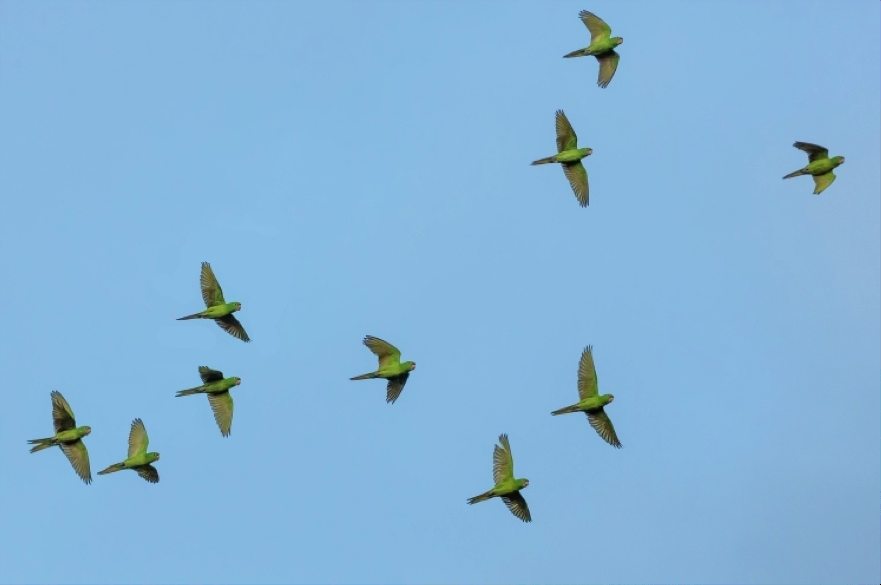
#> input picture images/sky.png, 881 x 585 px
$ jupyter execute template_matching.ipynb   (older library calls are emulated)
#> lines starting #> are read from the running program, lines starting #| are printed output that depends on the picture
# Template matching metrics and non-maxima supression

<p>This notebook compares the performane of the template matching metrics

<small>Author: Fernando Carlos López Hernández</small>

[cell 1]
import cv2
import numpy as np
import matplotlib.pyplot as plt

def draw_square(I, center, size):
    top_left = (center[0]-size[0]//2, center[1]-size[1]//2)
    bottom_right = (center[0]+size[0]//2, center[1]+size[1]//2)
    cv2.rectangle(I, top_left, bottom_right, (255,0,0), 8)

Load the search image and template in grayscale

[cell 2]
I = cv2.imread('images/sky.png', cv2.IMREAD_GRAYSCALE)
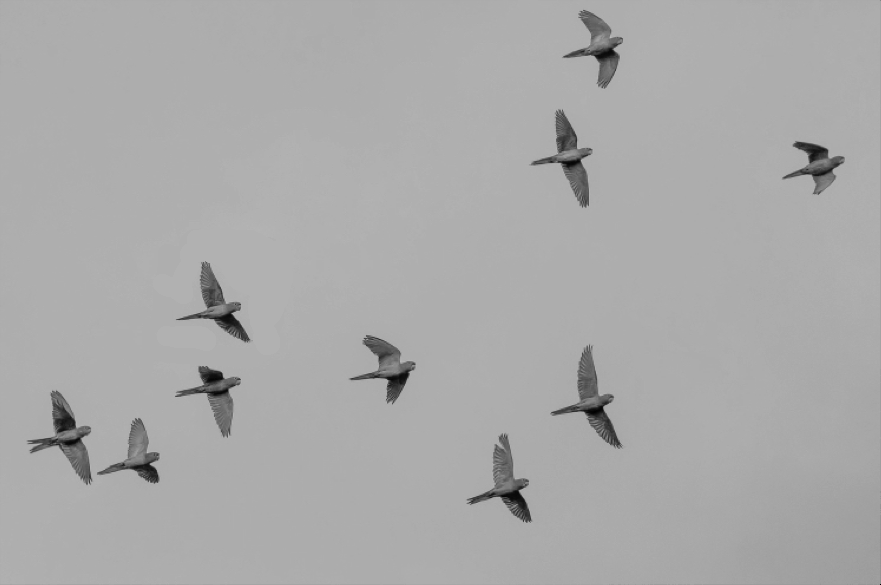
#> I: shape (585, 881); min 0, max 191, mean 169.6
T = cv2.imread('images/bird.png', cv2.IMREAD_GRAYSCALE)
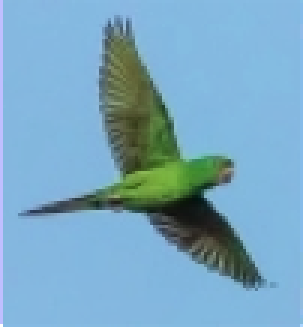
#> input picture images/bird.png, 101 x 109 px (shown 3 times larger)
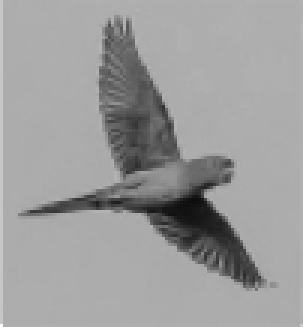
#> T: shape (109, 101) (shown 3 times larger); min 13, max 255, mean 156.2

We compute the matching spaces using 4 metrics

[cell 3]
M_SQDIFF = cv2.matchTemplate(I,T,cv2.TM_SQDIFF)
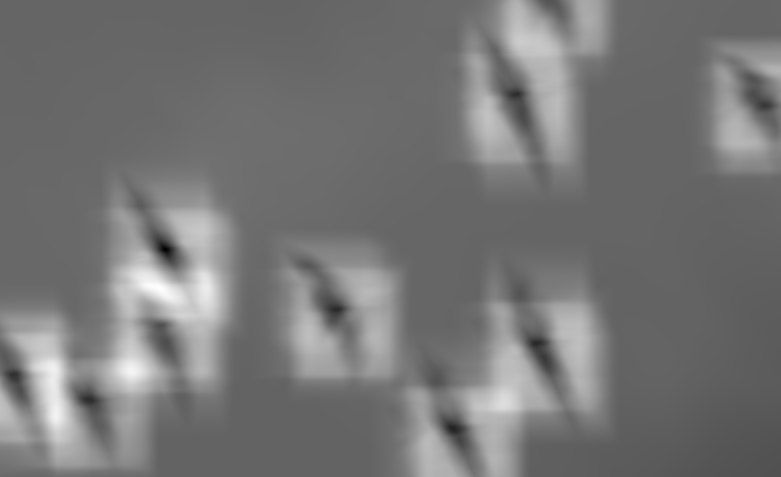
#> M_SQDIFF: shape (477, 781) float32; min 2357024, max 39828800, mean 19693502; drawn with min black and max white
M_CCORR = cv2.matchTemplate(I,T,cv2.TM_CCORR)
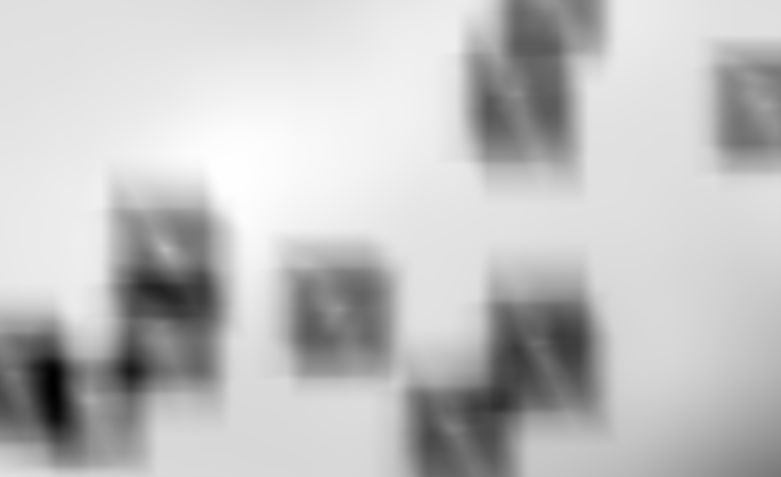
#> M_CCORR: shape (477, 781) float32; min 254288656, max 303434880, mean 291459680; drawn with min black and max white
M_CCORR_NORMED = cv2.matchTemplate(I,T,cv2.TM_CCORR_NORMED)
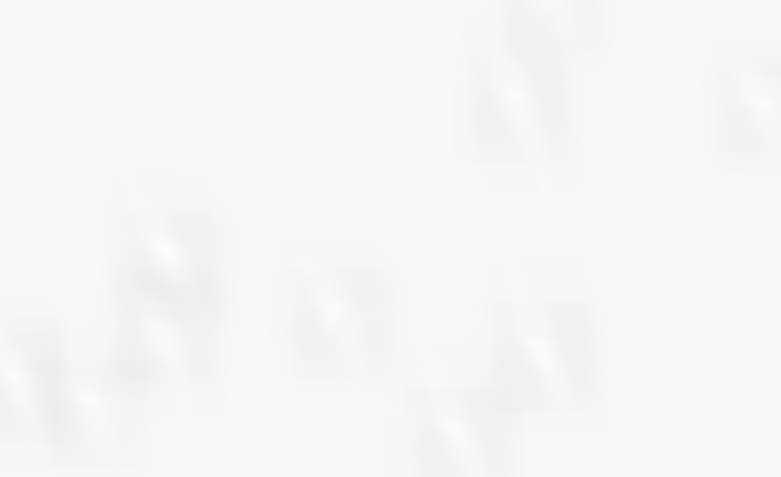
#> M_CCORR_NORMED: shape (477, 781) float32; min 0.929, max 0.996, mean 0.969
M_CCOEFF = cv2.matchTemplate(I,T,cv2.TM_CCOEFF)
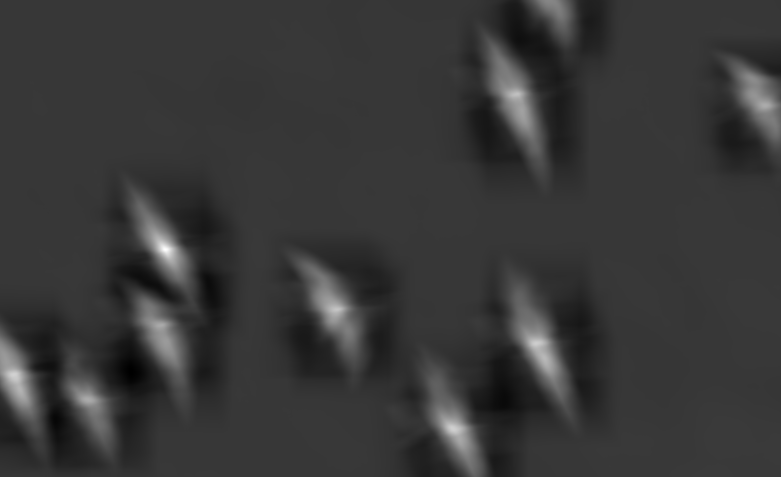
#> M_CCOEFF: shape (477, 781) float32; min -3592829.5, max 12874072, mean 26147.5; drawn with min black and max white

Then we normalize the metrics to the range 0..255

[cell 4]
N_SQDIFF = cv2.normalize(M_SQDIFF, None, alpha=0, beta=255, norm_type=cv2.NORM_MINMAX, dtype=cv2.CV_32F)
N_CCORR = cv2.normalize(M_CCORR, None, alpha=0, beta=255, norm_type=cv2.NORM_MINMAX, dtype=cv2.CV_32F)
N_CCORR_NORMED = cv2.normalize(M_CCORR_NORMED, None, alpha=0, beta=255, norm_type=cv2.NORM_MINMAX, dtype=cv2.CV_32F)
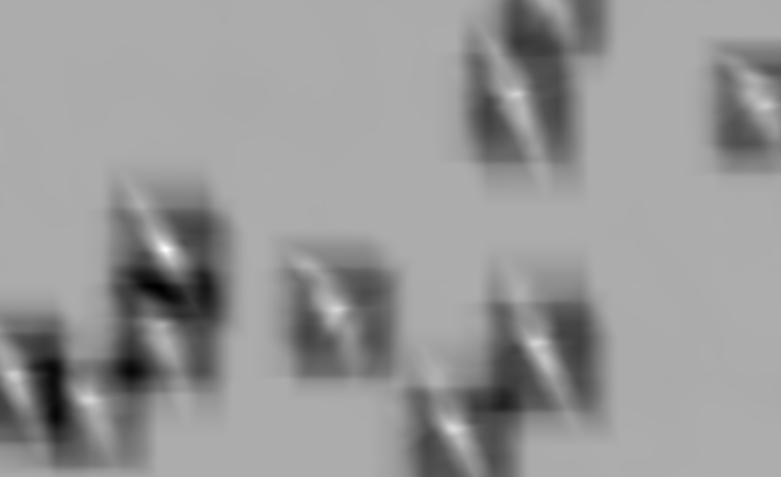
#> N_CCORR_NORMED: shape (477, 781) float32; min -1.1e-05, max 255, mean 152.2; drawn with min black and max white
N_CCOEFF = cv2.normalize(M_CCOEFF, None, alpha=0, beta=255, norm_type=cv2.NORM_MINMAX, dtype=cv2.CV_32F)

And show the matching spaces

[cell 5]
fig = plt.figure(figsize=(20, 12))
ax1 = fig.add_subplot(141)
ax1.imshow(N_SQDIFF, cmap = "gray"); ax1.set_xlabel("N_SQDIFF")
ax2 = fig.add_subplot(142)
ax2.imshow(N_CCORR, cmap = "gray"); ax2.set_xlabel("N_CCORR")
ax3 = fig.add_subplot(143)
ax3.imshow(N_CCORR_NORMED, cmap = "gray"); ax3.set_xlabel("N_CCORR_NORMED")
ax4 = fig.add_subplot(144)
ax4.imshow(N_CCOEFF, cmap = "gray"); ax4.set_xlabel("N_CCOEFF")
for ax in fig.axes:
    ax.axes.xaxis.set_ticks([])
    ax.axes.yaxis.set_ticks([])

Find the most similar locations, and then mark the template square centered in the located point

[cell 6]
min_val, max_val, min_loc, max_loc = cv2.minMaxLoc(M_SQDIFF)
#> min_val = 2357024; max_val = 39828800; min_loc = (165, 249); max_loc = (158, 287)
C_SQDIFF = cv2.cvtColor(N_SQDIFF, cv2.COLOR_GRAY2RGB).astype('int32')
draw_square(C_SQDIFF, min_loc, T.shape)
#> in draw_square, `top_left = (center[0]-size[0]//2, center[1]-size[1]//2)`: top_left = (111, 199)
#> in draw_square, `bottom_right = (center[0]+size[0]//2, center[1]+size[1]//2)`: bottom_right = (219, 299)
min_val, max_val, min_loc, max_loc = cv2.minMaxLoc(M_CCORR)
#> min_val = 254288656; max_val = 303434880; min_loc = (53, 384); max_loc = (231, 176)
C_CCORR = cv2.cvtColor(N_CCORR, cv2.COLOR_GRAY2RGB).astype('int32')
draw_square(C_CCORR, max_loc, T.shape)
min_val, max_val, min_loc, max_loc = cv2.minMaxLoc(M_CCORR_NORMED)
#> min_val = 0.929; max_val = 0.996; min_loc = (159, 288); max_loc = (165, 249)
C_CORR_NORMED = cv2.cvtColor(N_CCORR_NORMED, cv2.COLOR_GRAY2RGB).astype('int32')
draw_square(C_CORR_NORMED, max_loc, T.shape)
min_val, max_val, min_loc, max_loc = cv2.minMaxLoc(M_CCOEFF)
#> min_val = -3592829.5; max_val = 12874072; min_loc = (131, 371)
C_CCOEFF = cv2.cvtColor(N_CCOEFF, cv2.COLOR_GRAY2RGB).astype('int32')
draw_square(C_CCOEFF, max_loc, T.shape)

Show the located object

[cell 7]
fig = plt.figure(figsize=(20, 12))
ax1 = fig.add_subplot(141)
ax1.imshow(C_SQDIFF); ax1.set_xlabel("Minima C_SQDIFF")
ax2 = fig.add_subplot(142)
ax2.imshow(C_CCORR); ax2.set_xlabel("Maxima C_CORR")
ax3 = fig.add_subplot(143)
ax3.imshow(C_CORR_NORMED); ax3.set_xlabel("Maxima C_CORR_NORMED")
ax4 = fig.add_subplot(144)
ax4.imshow(C_CCOEFF); ax4.set_xlabel("Maxima C_CCOEFF")
for ax in fig.axes:
    ax.axes.xaxis.set_ticks([])
    ax.axes.yaxis.set_ticks([])
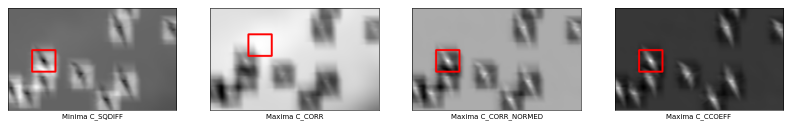
#> figure drawn by matplotlib, 4 panels
